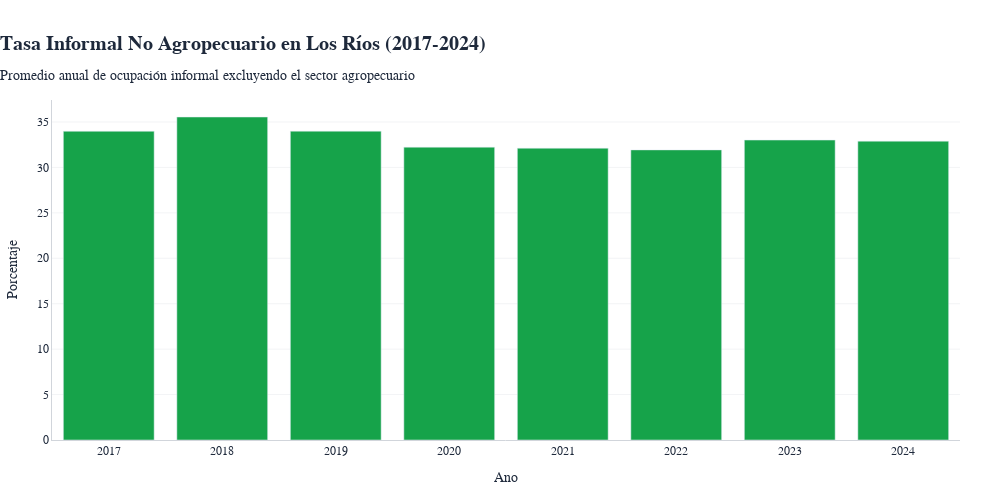

Notebook cell for this chart:
### Markdown cell above
### 9.4 🌾 Visualización 3: Tasa Informal No Agropecuario (%)

**¿Qué mide este indicador?**
- Porcentaje de ocupación informal excluyendo el sector agropecuario
- Ofrece una vista más urbana/industrial de la informalidad laboral
- Elimina el sesgo del sector agrícola que tradicionalmente tiene mayor informalidad

**Interpretación:**
- **Exclusión sectorial**: No incluye trabajos agrícolas, ganaderos o forestales
- **Focus urbano**: Refleja principalmente la informalidad en sectores secundarios y terciarios
- **Comparabilidad**: Permite comparar con otros países que excluyen el sector primario
- **Políticas focalizadas**: Útil para políticas dirigidas a sectores no agrícolas

**Color identificativo:** 🟢 Verde (#16a34a)

### Code cell
# Visualización 3: Tasa informal no agro (%)
col = 'tasa_informal_noagro'
label = 'Tasa informal no agro (%)'
highlight_color = '#d62828'
neutral_color = '#0a9396'
background_color = '#f7f2ea'
grid_color = '#d9d3c5'
text_color = '#1e1b18'

if col not in serie_base.columns:
    print(f'Omitido {col} (no existe)')
else:
    from unicodedata import normalize
    import math

    df_plot = serie_base[['Trimestre Móvil', 'DTI_CL_SEXO', col]].copy()
    if '_T' in df_plot['DTI_CL_SEXO'].unique():
        df_plot = df_plot[df_plot['DTI_CL_SEXO'] == '_T']
    df_plot = df_plot.drop_duplicates(subset=['Trimestre Móvil'])

    month_map = {
        'ENE': 1, 'FEB': 2, 'MAR': 3, 'ABR': 4, 'MAY': 5, 'JUN': 6,
        'JUL': 7, 'AGO': 8, 'SEP': 9, 'OCT': 10, 'NOV': 11, 'DIC': 12
    }

    def periodo_to_timestamp(periodo):
        if not isinstance(periodo, str):
            return pd.NaT
        parts = periodo.split(' ', 1)
        if len(parts) != 2:
            return pd.NaT
        year, meses = parts
        primer_mes = meses.split('-')[0].strip()
        clave = normalize('NFKD', primer_mes).encode('ascii', 'ignore').decode('ascii').upper()[:3]
        month = month_map.get(clave)
        if month is None:
            return pd.NaT
        return pd.Timestamp(int(year), month, 1)

    def format_spanish(number: float, decimals: int = 1) -> str:
        formatted = f"{number:,.{decimals}f}"
        return formatted.replace(',', 'X').replace('.', ',').replace('X', '.')

    df_plot['periodo_dt'] = df_plot['Trimestre Móvil'].apply(periodo_to_timestamp)
    df_plot = df_plot.dropna(subset=['periodo_dt'])
    df_plot['year'] = df_plot['periodo_dt'].dt.year
    df_year = (
        df_plot.groupby('year', as_index=False)[col]
               .mean()
               .sort_values('year')
    )
    df_plot = df_plot.drop(columns='periodo_dt')

    if df_year.empty:
        print('Sin datos para generar grafico anual')
    else:
        font_family = globals().get('ECONOMIST_FONT', 'Georgia, serif')
        df_year['value'] = df_year[col]
        df_year['label'] = df_year['value'].apply(lambda v: f"{format_spanish(v)} %")
        highlight_year = df_year.loc[df_year['value'].idxmax(), 'year']
        df_year['color'] = df_year['year'].apply(lambda y: highlight_color if y == highlight_year else neutral_color)
        df_year['year_str'] = df_year['year'].astype(str)

        max_value = df_year['value'].max()
        x_padding = max_value * 0.1 if max_value else 1
        label_offset = max(max_value * 0.05, 0.3) if max_value else 0.3

        fig = go.Figure()
        for _, row in df_year.iterrows():
            color = row['color']
            label_color = highlight_color if row['year'] == highlight_year else text_color
            fig.add_trace(
                go.Scatter(
                    x=[0, row['value']],
                    y=[row['year_str'], row['year_str']],
                    mode='lines',
                    line=dict(color=color, width=2.4),
                    hoverinfo='skip',
                    showlegend=False
                )
            )
            fig.add_trace(
                go.Scatter(
                    x=[row['value']],
                    y=[row['year_str']],
                    mode='markers',
                    marker=dict(color=color, size=12, line=dict(color='#ffffff', width=1.2)),
                    hovertemplate='<b>%{customdata[0]}</b><br>'+label+': %{customdata[1]:.1f}%<extra></extra>',
                    customdata=[[row['year_str'], row['value']]],
                    cliponaxis=False,
                    showlegend=False
                )
            )
            fig.add_trace(
                go.Scatter(
                    x=[row['value'] + label_offset],
                    y=[row['year_str']],
                    mode='text',
                    text=[row['label']],
                    textposition='middle left',
                    textfont=dict(family=font_family, size=12, color=label_color),
                    hoverinfo='skip',
                    showlegend=False,
                    cliponaxis=False
                )
            )

        underline_shape = dict(
            type='line',
            x0=-0.40,
            x1=0.95,
            y0=1.10,
            y1=1.10,
            xref='paper',
            yref='paper',
            line=dict(color=highlight_color, width=4)
        )

        baseline_shape = dict(
            type='line',
            x0=0,
            x1=0,
            y0=-0.08,
            y1=1.05,
            xref='x',
            yref='paper',
            line=dict(color='#c9c1b4', width=1.2)
        )

        xaxis_range = [0, max_value + x_padding + label_offset + (0.05 * max_value if max_value else 0)]
        tick_step = max_value / 6 if max_value else 0.5
        tick_step = max(tick_step, 0.5)
        tick_values = []
        current = 0.0
        while current <= xaxis_range[1] + (tick_step / 2):
            tick_values.append(round(current, 1))
            current += tick_step
        tick_text = [f"{format_spanish(val)} %" for val in tick_values]

        fig.update_layout(
            template='plotly_white',
            title=dict(
                text='<b>Tasa Informal No Agropecuario en Los Ríos (2017-2024)</b>',
                font=dict(family=font_family, size=24, color=text_color),
                x=0.05,
                y=0.96
            ),
            font=dict(family=font_family, size=15, color=text_color),
            plot_bgcolor=background_color,
            paper_bgcolor=background_color,
            margin=dict(l=250, r=200, t=120, b=80),
            hoverlabel=dict(bgcolor='#ffffff', font=dict(family=font_family, color=text_color)),
            width=1200,
            height=700,
            shapes=[baseline_shape, underline_shape],
            showlegend=False
        )

        fig.update_layout(
            xaxis=dict(
                title=dict(text='Porcentaje (promedio anual)', font=dict(family=font_family, size=14, color=text_color)),
                showgrid=True,
                gridcolor=grid_color,
                griddash='dot',
                zeroline=False,
                tickfont=dict(family=font_family, size=12, color=text_color),
                tickvals=tick_values,
                ticktext=tick_text,
                range=xaxis_range
            ),
            yaxis=dict(
                title='',
                tickfont=dict(family=font_family, size=12, color=text_color),
                showgrid=False,
                zeroline=False,
                categoryorder='array',
                categoryarray=df_year['year_str'].tolist()
            )
        )

        fig.update_layout(
            annotations=[
                dict(
                    text='Los Ríos, ENE 2017 - MAY 2024',
                    x=0,
                    y=1.04,
                    xref='paper',
                    yref='paper',
                    showarrow=False,
                    font=dict(family=font_family, size=14, color='#4a4338')
                ),
                dict(
                    text='Fuente: Encuesta Nacional de Empleo (INE)',
                    x=0,
                    y=-0.18,
                    xref='paper',
                    yref='paper',
                    showarrow=False,
                    font=dict(family=font_family, size=11, color='#6e6252')
                )
            ]
        )

        fig.show()
        print(f'Grafico generado: {label} - {len(df_year)} anos')
        print(f'Anios incluidos: {df_year["year"].astype(str).tolist()}')

### Figure 1 — Plotly figure (JSON) as saved in the notebook; plotly's stock layout.template omitted (floating-point values rounded to 4 significant figures)
{"data": [{"hovertemplate": "<b>%{x}</b><br>Tasa informal no agro (%): %{y:.1f}%<extra></extra>", "marker": {"color": "#16a34a"}, "name": "Tasa informal no agro (%)", "type": "bar", "x": ["2017", "2018", "2019", "2020", "2021", "2022", "2023", "2024"], "y": [33.98, 35.55, 33.99, 32.23, 32.12, 31.93, 33.01, 32.89]}], "layout": {"font": {"color": "#1e293b", "family": "Georgia, serif"}, "height": 500, "legend": {"font": {"family": "Georgia, serif"}}, "margin": {"b": 60, "l": 40, "r": 40, "t": 100}, "paper_bgcolor": "white", "plot_bgcolor": "white", "title": {"font": {"color": "#1e293b", "family": "Georgia, serif", "size": 20}, "text": "<b>Tasa Informal No Agropecuario en Los Ríos (2017-2024)</b><br><sub>Promedio anual de ocupación informal excluyendo el sector agropecuario</sub>", "x": 0}, "width": 1000, "xaxis": {"linecolor": "#d1d5db", "showgrid": false, "tickcolor": "#d1d5db", "tickfont": {"family": "Georgia, serif", "size": 12}, "title": {"text": "Ano"}}, "yaxis": {"gridcolor": "#f3f4f6", "gridwidth": 1, "linecolor": "#d1d5db", "showgrid": true, "tickcolor": "#d1d5db", "tickfont": {"family": "Georgia, serif", "size": 12}, "tickformat": "", "title": {"text": "Porcentaje"}, "zeroline": false}}}
